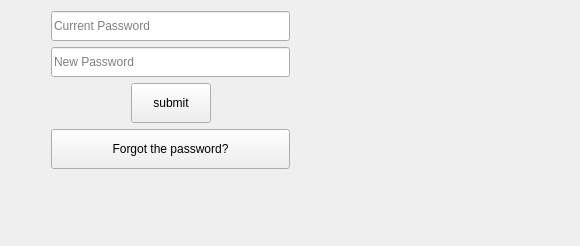
                      <widget class="QWidget" name="change_password_page">
                       <property name="sizePolicy">
                        <sizepolicy hsizetype="Expanding" vsizetype="Expanding">
                         <horstretch>0</horstretch>
                         <verstretch>0</verstretch>
                        </sizepolicy>
                       </property>
                       <layout class="QVBoxLayout" name="verticalLayout_21" stretch="2,2">
                        <item>
                         <widget class="QWidget" name="widget_28" native="true">
                          <property name="sizePolicy">
                           <sizepolicy hsizetype="Expanding" vsizetype="Expanding">
                            <horstretch>0</horstretch>
                            <verstretch>0</verstretch>
                           </sizepolicy>
                          </property>
                          <layout class="QHBoxLayout" name="horizontalLayout_24" stretch="1,1">
                           <property name="spacing">
                            <number>0</number>
                           </property>
                           <property name="leftMargin">
                            <number>0</number>
                           </property>
                           <property name="topMargin">
                            <number>0</number>
                           </property>
                           <property name="rightMargin">
                            <number>0</number>
                           </property>
                           <property name="bottomMargin">
                            <number>0</number>
                           </property>
                           <item>
                            <widget class="QWidget" name="widget_30" native="true">
                             <property name="sizePolicy">
                              <sizepolicy hsizetype="Expanding" vsizetype="Expanding">
                               <horstretch>0</horstretch>
                               <verstretch>0</verstretch>
                              </sizepolicy>
                             </property>
                             <layout class="QVBoxLayout" name="verticalLayout_22">
                              <property name="spacing">
                               <number>-1</number>
                              </property>
                              <property name="leftMargin">
                               <number>40</number>
                              </property>
                              <property name="topMargin">
                               <number>0</number>
                              </property>
                              <property name="rightMargin">
                               <number>0</number>
                              </property>
                              <property name="bottomMargin">
                               <number>20</number>
                              </property>
                              <item>
                               <widget class="QLineEdit" name="current_password_line">
                                <property name="minimumSize">
                                 <size>
                                  <width>0</width>
                                  <height>30</height>
                                 </size>
                                </property>
                                <property name="placeholderText">
                                 <string>Current Password</string>
                                </property>
                               </widget>
                              </item>
                              <item>
                               <widget class="QLineEdit" name="new_password_line">
                                <property name="minimumSize">
                                 <size>
                                  <width>0</width>
                                  <height>30</height>
                                 </size>
                                </property>
                                <property name="placeholderText">
                                 <string>New Password</string>
                                </property>
                               </widget>
                              </item>
                              <item>
                               <widget class="QWidget" name="widget_31" native="true">
                                <layout class="QHBoxLayout" name="horizontalLayout_25" stretch="1,1,1">
                                 <property name="spacing">
                                  <number>-1</number>
                                 </property>
                                 <property name="leftMargin">
                                  <number>0</number>
                                 </property>
                                 <property name="topMargin">
                                  <number>0</number>
                                 </property>
                                 <property name="rightMargin">
                                  <number>0</number>
                                 </property>
                                 <property name="bottomMargin">
                                  <number>0</number>
                                 </property>
                                 <item>
                                  <spacer name="horizontalSpacer_13">
                                   <property name="orientation">
                                    <enum>Qt::Orientation::Horizontal</enum>
                                   </property>
                                   <property name="sizeHint" stdset="0">
                                    <size>
                                     <width>81</width>
                                     <height>20</height>
                                    </size>
                                   </property>
                                  </spacer>
                                 </item>
                                 <item>
                                  <widget class="QPushButton" name="change_password_button_settings">
                                   <property name="minimumSize">
                                    <size>
                                     <width>0</width>
                                     <height>40</height>
                                    </size>
                                   </property>
                                   <property name="text">
                                    <string>submit</string>
                                   </property>
                                   <property name="checkable">
                                    <bool>true</bool>
                                   </property>
                                   <property name="autoExclusive">
                                    <bool>true</bool>
                                   </property>
                                  </widget>
                                 </item>
                                 <item>
                                  <spacer name="horizontalSpacer_14">
                                   <property name="orientation">
                                    <enum>Qt::Orientation::Horizontal</enum>
                                   </property>
                                   <property name="sizeHint" stdset="0">
                                    <size>
                                     <width>40</width>
                                     <height>20</height>
                                    </size>
                                   </property>
                                  </spacer>
                                 </item>
                                </layout>
                               </widget>
                              </item>
                              <item>
                               <widget class="QPushButton" name="forgot_password_button_settings">
                                <property name="minimumSize">
                                 <size>
                                  <width>0</width>
                                  <height>40</height>
                                 </size>
                                </property>
                                <property name="text">
                                 <string>Forgot the password?</string>
                                </property>
                                <property name="checkable">
                                 <bool>true</bool>
                                </property>
                                <property name="autoExclusive">
                                 <bool>true</bool>
                                </property>
                               </widget>
                              </item>
                              <item>
                               <spacer name="verticalSpacer_7">
                                <property name="orientation">
                                 <enum>Qt::Orientation::Vertical</enum>
                                </property>
                                <property name="sizeHint" stdset="0">
                                 <size>
                                  <width>20</width>
                                  <height>40</height>
                                 </size>
                                </property>
                               </spacer>
                              </item>
                             </layout>
                            </widget>
                           </item>
                           <item>
                            <spacer name="horizontalSpacer_12">
                             <property name="orientation">
                              <enum>Qt::Orientation::Horizontal</enum>
                             </property>
                             <property name="sizeType">
                              <enum>QSizePolicy::Policy::Preferred</enum>
                             </property>
                             <property name="sizeHint" stdset="0">
                              <size>
                               <width>317</width>
                               <height>20</height>
                              </size>
                             </property>
                            </spacer>
                           </item>
                          </layout>
                         </widget>
                        </item>
                        <item>
                         <widget class="QWidget" name="widget_29" native="true"/>
                        </item>
                       </layout>
                      </widget>
